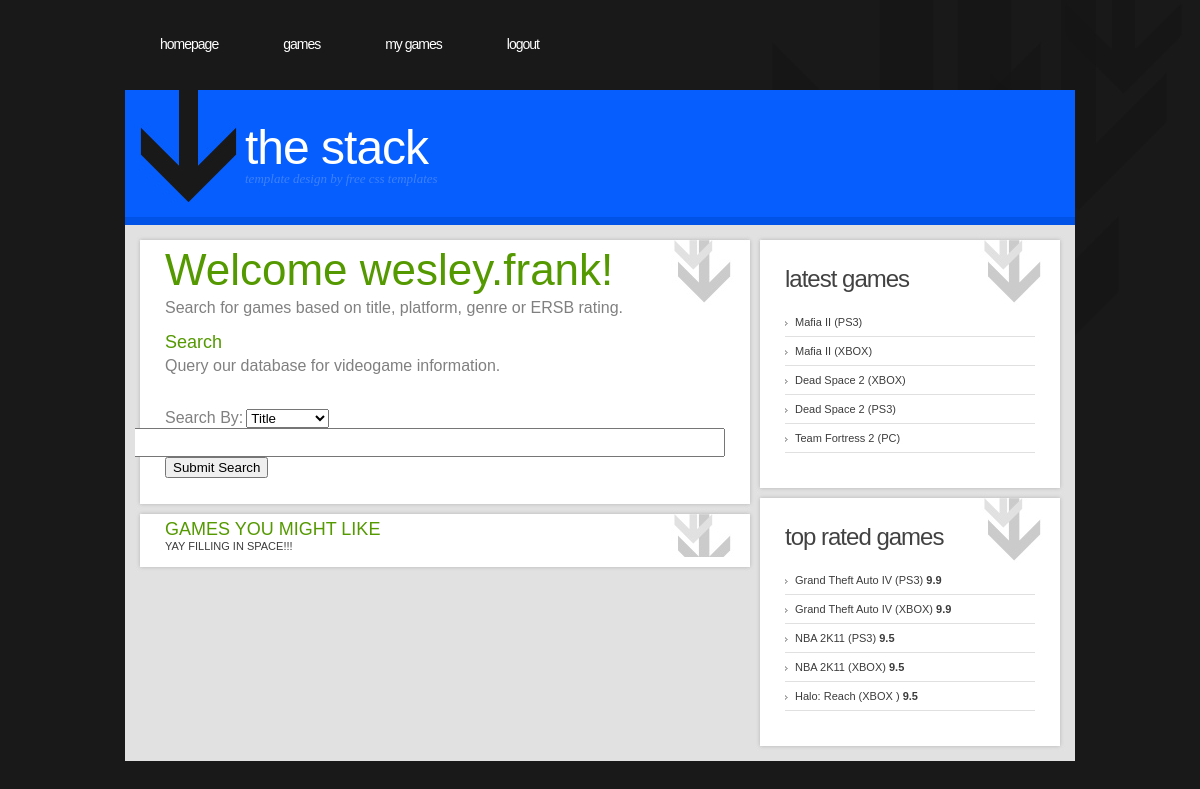
The page /home.php (signed in) on the database its author committed.
### tables this page shows
CREATE TABLE IF NOT EXISTS `videogames` (
  `game_id` int(11) NOT NULL AUTO_INCREMENT,
  `name` varchar(40) DEFAULT NULL,
  `platform` varchar(5) DEFAULT NULL,
  `genre` varchar(15) DEFAULT NULL,
  `developer` varchar(20) DEFAULT NULL,
  `rating` varchar(2) DEFAULT NULL,
  `single_player` tinyint(1) DEFAULT NULL,
  `multi_player` tinyint(1) DEFAULT NULL,
  `ign_score` decimal(2,1) DEFAULT NULL,
  `user_rating` decimal(2,1) DEFAULT NULL,
  PRIMARY KEY (`game_id`)
);

### home.php (the view, shortened to what this page needs)
<html>
<body>
<?php
	include('header.php');
?>
<div id="page">
	<div id="page-bgtop">
		<div id="page-bgbtm">
			<div id="content">
				<div class="post">
					<div class="post-bgtop">
						<div class="post-bgbtm">
							<div class="entry">
<?php
if($_SESSION['username'] != NULL){
$name = $_SESSION['username'];
echo "<h1>Welcome $name!</h1>";
}else{
echo "<h1>Welcome Guest!</h1>";
}
echo "<p><font size=3 color=grey>Search for games based on title, platform, genre or ERSB rating.</font></p>";
?>
							<h2 align=left>Search</h2>
							<form method="post" action="search.php">
							<p><font color=grey size=3>Query our database for videogame information.</p>
							<br>
							Search By:</font>
							<select name="type">
							<option value="name">Title</option>
							</SELECT>
							<br>
							<input style="font-size:default"  type="text" name="search" id="search" size=78%/><br><br>
							<input type="submit" value="Submit Search" name="submit" />
							</form>
							</div>
						</div>
					</div>
				</div>
				<?PHP
				if($_SESSION['username'] != NULL){
				?>
				<div class="post">
					<div class="post-bgtop">
						<div class="post-bgbtm">
							<div class="entry">
							<h2>GAMES YOU MIGHT LIKE</h2>
							YAY FILLING IN SPACE!!!
							</div>
						</div>
					</div>
				</div>
				<?PHP
				}
				?>
			</div>
			<div id="sidebar">
				<ul>
					<li>
						<h2>LATEST GAMES</h2>
						<ul>
						<?PHP
							include "db_connect.php";
							$query= "SELECT name, platform FROM videogames ORDER BY game_id DESC LIMIT 5";
							$result=mysqli_query($db, $query);
							while($row = mysqli_fetch_array($result)){
								$title= $row['name'];
								$platform=$row['platform'];
								echo "<li>$title ($platform) </li>";
							}
						?>
						</ul>
					</li>
					<li>
						<h2>TOP RATED GAMES</h2>
						<ul>
						<?PHP
							$query2="SELECT name, platform, ign_score FROM videogames ORDER BY ign_score DESC LIMIT 5";
							$result2= mysqli_query($db, $query2);
							while($row2 = mysqli_fetch_array($result2)){
								$title= $row2['name'];
								$platform=$row2['platform'];
								$ign=$row2['ign_score'];
								echo "<li>$title ($platform) <b>$ign</b> </li>";
							}
						?>
						</ul>
					</li>
				</ul>
			</div>
		</div>
	</div>
</div>
</body>
</html>

### style.css (style rules this page uses)
body { margin: 20px 0px 0px 0px; padding: 0; background: #191919 url(images/img07.jpg) no-repeat right top; font-family: Tahoma, Geneva, sans-serif; font-size: 11px; color: #3C3C3C; }
h1, h2, h3 { margin: 0; font-family: Arial, Helvetica, sans-serif; font-weight: normal; color: #549900; }
h1 { font-size: 44px; }
h2 { font-size: 18px; }
p, ul, ol { margin-top: 0; line-height: 240%; text-align: justify; }
#search { float: right; padding: 10px 10px 0px 0px; }
#page { width: 930px; margin: 0px auto; padding: 10px 10px 10px 10px; background: #E1E1E1; }
#page-bgbtm { overflow: hidden; }
#content { float: left; width: 620px; padding: 0px 0px 0px 0px; }
.post { background: url(images/img05.jpg) repeat-y left top; }
.post-bgtop { background: url(images/img04.jpg) no-repeat left top; }
.post-bgbtm { padding: 0px 30px 20px 30px; background: url(images/img06.jpg) no-repeat left bottom; }
.post .entry { padding: 10px 0px 0px 0px; }
#sidebar { float: right; width: 310px; font-family: Arial, Helvetica, sans-serif; }
#sidebar ul { margin: 0; padding: 0; background: none; list-style: none; line-height: normal; }
#sidebar li { background: url(images/img09.jpg) repeat-y left top; }
#sidebar li ul { margin: 0px 0px; padding: 0px 0px 20px 0px; background: url(images/img10.jpg) no-repeat left bottom; }
#sidebar li li { margin: -20px 30px 20px 30px; padding: 8px 0px 8px 10px; border-bottom: 1px solid #E0E0E0; background: url(images/img12.jpg) no-repeat left 13px; }
#sidebar h2 { height: 50px; margin: 0px; padding: 30px 0px 13px 30px; background: url(images/img08.jpg) no-repeat left top; letter-spacing: -1px; text-transform: lowercase; font-size: 24px; font-weight: normal; color: #424242; }

### rows shown on the page
videogames: name "Mafia II", platform "PS3"
videogames: name "Mafia II", platform "XBOX"
videogames: name "Dead Space 2", platform "XBOX"
videogames: name "Dead Space 2", platform "PS3"
videogames: name "Team Fortress 2", platform "PC"
videogames: name "Grand Theft Auto IV", platform "PS3", ign_score "9.9"
videogames: name "Grand Theft Auto IV", platform "XBOX", ign_score "9.9"
videogames: name "NBA 2K11", platform "PS3", ign_score "9.5"
videogames: name "NBA 2K11", platform "XBOX", ign_score "9.5"
videogames: name "Halo: Reach", platform "XBOX", ign_score "9.5"

### other values the page prints
$name "wesley.frank"
